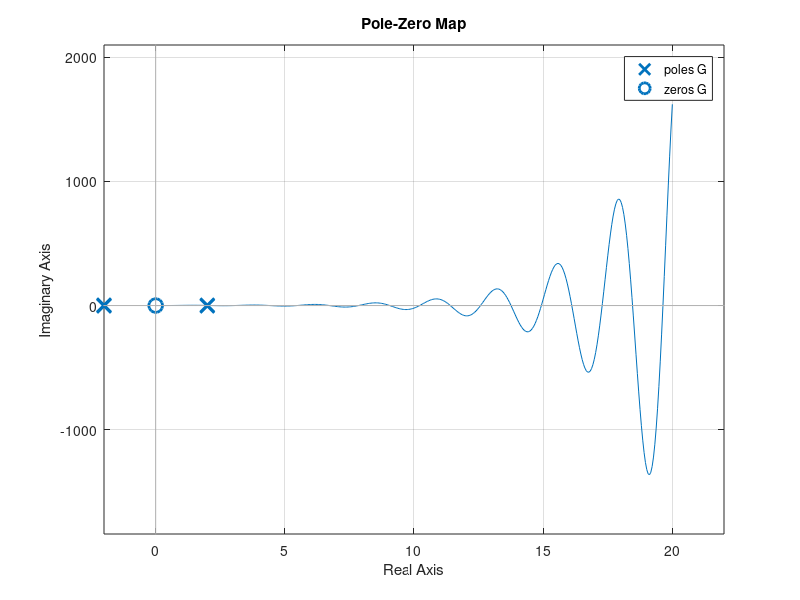

The MATLAB script that drew this image:
%% Zadaca 3.1

s = tf('s');

G1 = 1/s^2;
G2 = 50/(s+1);
H1 = 2/s;
G3 = s;
G4 = -2;

G2h = feedback(G2, H1);
G34 = parallel(G3, G4);

G13 = series(G1, G2h);
G134 = series(G13, G4);



G = feedback(G134, 1)

pole(G)

step(G)


%% Zadaca 3.2

s = tf('s');

G = -6/(s^6+s^5-6*s^4+s^2+s-6);

pole(G)

%% Zadaca 3.3

s = tf('s');

Go = 240/((s+1)*(s+2)*(s+3)*(s+4));
    
G = feedback(Go, 1);

pole(G)
step(G)

%% Zadaca 3.4

s = tf('s');

Go = 8/(s*(s^6 - 2*s^5 - s^4 + 2*s^3 + 4*s^2 - 8*s - 4));

G = feedback(Go, 1);

pole(Go)
pole(G)

%% Zadaca 3.5

s = tf('s');

Go = 507/(s^4 + 3*s^3 + 10*s^2 + 30*s + 169);
H1 = 1/s;

G = feedback(Go, H1);

pole(G)
pzmap(G)






